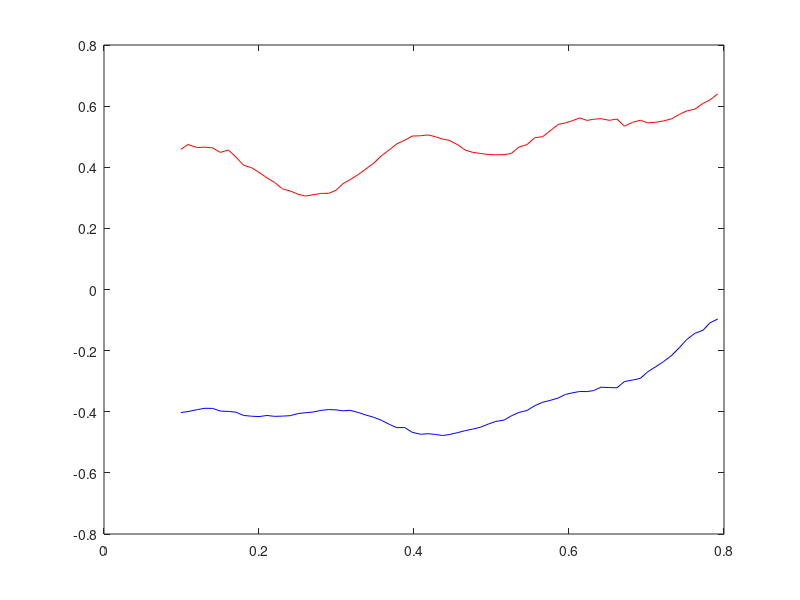

Write MATLAB code to recreate this figure.
clear; clc; close all;
load('FULL_SIM+ERR_hw_data_Thu_Mar_11_14-41-02_2021.mat')
t = timestamp(10:80);
% % plot(t,u,'b',t,v,'r')
states = x_hist(:,10:80);
clearvars -except t states
u = states(7,:);
v = states(8,:);
plot(t,u,'b',t,v,'r')
